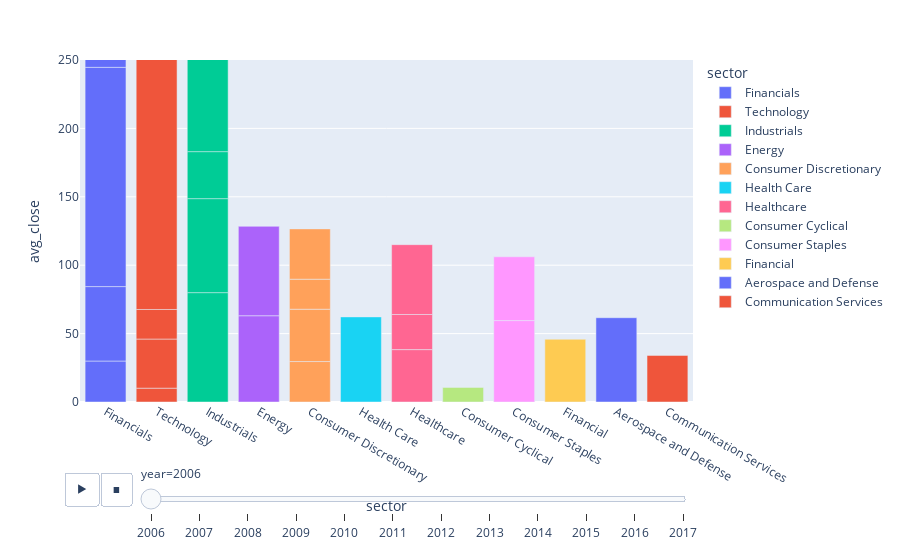

Notebook cell for this chart:
### Markdown cell above
## Stock data

### Code cell
import plotly.express as px
import pandas as pd

# https://www.kaggle.com/datasets/szrlee/stock-time-series-20050101-to-20171231

df_stocks = pd.read_csv('https://raw.githubusercontent.com/rebeccapeltz/data_repo/refs/heads/main/all_stocks_2006-01-01_to_2018-01-01.csv')
# df_stocks = pd.read_csv('https://raw.githubusercontent.com/rebeccapeltz/data_repo/refs/heads/main/all_stocks_2017-01-01_to_2018-01-01.csv')
df_stocks['Date'] = pd.to_datetime(df_stocks['Date'])
df_stocks['year'] = df_stocks['Date'].dt.year

# print(df_stocks.sample(10))
df_sectors = pd.read_csv('https://raw.githubusercontent.com/rebeccapeltz/data_repo/refs/heads/main/stocks_sector.csv')
# print(df_sectors.sample(31))
df_merged = pd.merge(df_stocks, df_sectors, left_on='Name', right_on='stock', how='left')
# print(df_merged.sample(10))

# df_grouped = df.groupby(['stock', 'sector', 'year'])[['price', 'volume']].mean().reset_index()

df_yearly = df_merged.groupby(['year','stock','sector'])[['Close', 'Volume','Open','High','Low']].mean().reset_index()

df_yearly.rename(columns={'Close': 'avg_close', 'Volume':'avg_volume', 'Open': 'avg_open','High': 'avg_high','Low':'avg_low'}, inplace=True)

print(df_yearly.sample(10))


fig = px.bar(df_yearly, x='sector', y='avg_close', color='sector',
  animation_frame="year", animation_group="stock", range_y=[0,250],
            hover_data=['stock'])
fig.update_layout(transition = {'duration': 2000})

fig.show()

### Figure 1 — Plotly figure (JSON) as saved in the notebook; plotly's stock layout.template omitted (floating-point values rounded to 4 significant figures)
{"data": [{"customdata": [["AABA"], ["AXP"], ["GS"], ["JPM"]], "hovertemplate": "sector=%{x}<br>year=2006<br>avg_close=%{y}<br>stock=%{customdata[0]}<extra></extra>", "ids": ["AABA", "AXP", "GS", "JPM"], "legendgroup": "Financials", "marker": {"color": "#636efa", "pattern": {"shape": ""}}, "name": "Financials", "orientation": "v", "showlegend": true, "textposition": "auto", "type": "bar", "x": ["Financials", "Financials", "Financials", "Financials"], "xaxis": "x", "y": [29.95, 54.41, 160.3, 43.93], "yaxis": "y"}, {"customdata": [["AAPL"], ["AMZN"], ["CSCO"], ["GOOGL"], ["IBM"], ["INTC"], ["MSFT"]], "hovertemplate": "sector=%{x}<br>year=2006<br>avg_close=%{y}<br>stock=%{customdata[0]}<extra></extra>", "ids": ["AAPL", "AMZN", "CSCO", "GOOGL", "IBM", "INTC", "MSFT"], "legendgroup": "Technology", "marker": {"color": "#EF553B", "pattern": {"shape": ""}}, "name": "Technology", "orientation": "v", "showlegend": true, "textposition": "auto", "type": "bar", "x": ["Technology", "Technology", "Technology", "Technology", "Technology", "Technology", "Technology"], "xaxis": "x", "y": [10.12, 35.91, 21.61, 205.8, 83.11, 19.96, 26.29], "yaxis": "y"}, {"customdata": [["BA"], ["CAT"], ["GE"], ["MMM"]], "hovertemplate": "sector=%{x}<br>year=2006<br>avg_close=%{y}<br>stock=%{customdata[0]}<extra></extra>", "ids": ["BA", "CAT", "GE", "MMM"], "legendgroup": "Industrials", "marker": {"color": "#00cc96", "pattern": {"shape": ""}}, "name": "Industrials", "orientation": "v", "showlegend": true, "textposition": "auto", "type": "bar", "x": ["Industrials", "Industrials", "Industrials", "Industrials"], "xaxis": "x", "y": [79.95, 68.71, 34.35, 76.91], "yaxis": "y"}, {"customdata": [["CVX"], ["XOM"]], "hovertemplate": "sector=%{x}<br>year=2006<br>avg_close=%{y}<br>stock=%{customdata[0]}<extra></extra>", "ids": ["CVX", "XOM"], "legendgroup": "Energy", "marker": {"color": "#ab63fa", "pattern": {"shape": ""}}, "name": "Energy", "orientation": "v", "showlegend": true, "textposition": "auto", "type": "bar", "x": ["Energy", "Energy"], "xaxis": "x", "y": [63.07, 65.35], "yaxis": "y"}, {"customdata": [["DIS"], ["HD"], ["KO"], ["MCD"]], "hovertemplate": "sector=%{x}<br>year=2006<br>avg_close=%{y}<br>stock=%{customdata[0]}<extra></extra>", "ids": ["DIS", "HD", "KO", "MCD"], "legendgroup": "Consumer Discretionary", "marker": {"color": "#FFA15A", "pattern": {"shape": ""}}, "name": "Consumer Discretionary", "orientation": "v", "showlegend": true, "textposition": "auto", "type": "bar", "x": ["Consumer Discretionary", "Consumer Discretionary", "Consumer Discretionary", "Consumer Discretionary"], "xaxis": "x", "y": [29.57, 38.26, 21.94, 36.79], "yaxis": "y"}, {"customdata": [["JNJ"]], "hovertemplate": "sector=%{x}<br>year=2006<br>avg_close=%{y}<br>stock=%{customdata[0]}<extra></extra>", "ids": ["JNJ"], "legendgroup": "Health Care", "marker": {"color": "#19d3f3", "pattern": {"shape": ""}}, "name": "Health Care", "orientation": "v", "showlegend": true, "textposition": "auto", "type": "bar", "x": ["Health Care"], "xaxis": "x", "y": [62.21], "yaxis": "y"}, {"customdata": [["MRK"], ["PFE"], ["UNH"]], "hovertemplate": "sector=%{x}<br>year=2006<br>avg_close=%{y}<br>stock=%{customdata[0]}<extra></extra>", "ids": ["MRK", "PFE", "UNH"], "legendgroup": "Healthcare", "marker": {"color": "#FF6692", "pattern": {"shape": ""}}, "name": "Healthcare", "orientation": "v", "showlegend": true, "textposition": "auto", "type": "bar", "x": ["Healthcare", "Healthcare", "Healthcare"], "xaxis": "x", "y": [38.29, 25.68, 51.03], "yaxis": "y"}, {"customdata": [["NKE"]], "hovertemplate": "sector=%{x}<br>year=2006<br>avg_close=%{y}<br>stock=%{customdata[0]}<extra></extra>", "ids": ["NKE"], "legendgroup": "Consumer Cyclical", "marker": {"color": "#B6E880", "pattern": {"shape": ""}}, "name": "Consumer Cyclical", "orientation": "v", "showlegend": true, "textposition": "auto", "type": "bar", "x": ["Consumer Cyclical"], "xaxis": "x", "y": [10.66], "yaxis": "y"}, {"customdata": [["PG"], ["WMT"]], "hovertemplate": "sector=%{x}<br>year=2006<br>avg_close=%{y}<br>stock=%{customdata[0]}<extra></extra>", "ids": ["PG", "WMT"], "legendgroup": "Consumer Staples", "marker": {"color": "#FF97FF", "pattern": {"shape": ""}}, "name": "Consumer Staples", "orientation": "v", "showlegend": true, "textposition": "auto", "type": "bar", "x": ["Consumer Staples", "Consumer Staples"], "xaxis": "x", "y": [59.52, 46.63], "yaxis": "y"}, {"customdata": [["TRV"]], "hovertemplate": "sector=%{x}<br>year=2006<br>avg_close=%{y}<br>stock=%{customdata[0]}<extra></extra>", "ids": ["TRV"], "legendgroup": "Financial", "marker": {"color": "#FECB52", "pattern": {"shape": ""}}, "name": "Financial", "orientation": "v", "showlegend": true, "textposition": "auto", "type": "bar", "x": ["Financial"], "xaxis": "x", "y": [45.87], "yaxis": "y"}, {"customdata": [["UTX"]], "hovertemplate": "sector=%{x}<br>year=2006<br>avg_close=%{y}<br>stock=%{customdata[0]}<extra></extra>", "ids": ["UTX"], "legendgroup": "Aerospace and Defense", "marker": {"color": "#636efa", "pattern": {"shape": ""}}, "name": "Aerospace and Defense", "orientation": "v", "showlegend": true, "textposition": "auto", "type": "bar", "x": ["Aerospace and Defense"], "xaxis": "x", "y": [61.62], "yaxis": "y"}, {"customdata": [["VZ"]], "hovertemplate": "sector=%{x}<br>year=2006<br>avg_close=%{y}<br>stock=%{customdata[0]}<extra></extra>", "ids": ["VZ"], "legendgroup": "Communication Services", "marker": {"color": "#EF553B", "pattern": {"shape": ""}}, "name": "Communication Services", "orientation": "v", "showlegend": true, "textposition": "auto", "type": "bar", "x": ["Communication Services"], "xaxis": "x", "y": [34.05], "yaxis": "y"}], "layout": {"barmode": "relative", "legend": {"title": {"text": "sector"}, "tracegroupgap": 0}, "margin": {"t": 60}, "sliders": [{"active": 0, "currentvalue": {"prefix": "year="}, "len": 0.9, "pad": {"b": 10, "t": 60}, "steps": [{"args": [["2006"], {"frame": {"duration": 0, "redraw": true}, "fromcurrent": true, "mode": "immediate", "transition": {"duration": 0, "easing": "linear"}}], "label": "2006", "method": "animate"}, {"args": [["2007"], {"frame": {"duration": 0, "redraw": true}, "fromcurrent": true, "mode": "immediate", "transition": {"duration": 0, "easing": "linear"}}], "label": "2007", "method": "animate"}, {"args": [["2008"], {"frame": {"duration": 0, "redraw": true}, "fromcurrent": true, "mode": "immediate", "transition": {"duration": 0, "easing": "linear"}}], "label": "2008", "method": "animate"}, {"args": [["2009"], {"frame": {"duration": 0, "redraw": true}, "fromcurrent": true, "mode": "immediate", "transition": {"duration": 0, "easing": "linear"}}], "label": "2009", "method": "animate"}, {"args": [["2010"], {"frame": {"duration": 0, "redraw": true}, "fromcurrent": true, "mode": "immediate", "transition": {"duration": 0, "easing": "linear"}}], "label": "2010", "method": "animate"}, {"args": [["2011"], {"frame": {"duration": 0, "redraw": true}, "fromcurrent": true, "mode": "immediate", "transition": {"duration": 0, "easing": "linear"}}], "label": "2011", "method": "animate"}, {"args": [["2012"], {"frame": {"duration": 0, "redraw": true}, "fromcurrent": true, "mode": "immediate", "transition": {"duration": 0, "easing": "linear"}}], "label": "2012", "method": "animate"}, {"args": [["2013"], {"frame": {"duration": 0, "redraw": true}, "fromcurrent": true, "mode": "immediate", "transition": {"duration": 0, "easing": "linear"}}], "label": "2013", "method": "animate"}, {"args": [["2014"], {"frame": {"duration": 0, "redraw": true}, "fromcurrent": true, "mode": "immediate", "transition": {"duration": 0, "easing": "linear"}}], "label": "2014", "method": "animate"}, {"args": [["2015"], {"frame": {"duration": 0, "redraw": true}, "fromcurrent": true, "mode": "immediate", "transition": {"duration": 0, "easing": "linear"}}], "label": "2015", "method": "animate"}, {"args": [["2016"], {"frame": {"duration": 0, "redraw": true}, "fromcurrent": true, "mode": "immediate", "transition": {"duration": 0, "easing": "linear"}}], "label": "2016", "method": "animate"}, {"args": [["2017"], {"frame": {"duration": 0, "redraw": true}, "fromcurrent": true, "mode": "immediate", "transition": {"duration": 0, "easing": "linear"}}], "label": "2017", "method": "animate"}], "x": 0.1, "xanchor": "left", "y": 0, "yanchor": "top"}], "transition": {"duration": 2000}, "updatemenus": [{"buttons": [{"args": [null, {"frame": {"duration": 500, "redraw": true}, "fromcurrent": true, "mode": "immediate", "transition": {"duration": 500, "easing": "linear"}}], "label": "&#9654;", "method": "animate"}, {"args": [[null], {"frame": {"duration": 0, "redraw": true}, "fromcurrent": true, "mode": "immediate", "transition": {"duration": 0, "easing": "linear"}}], "label": "&#9724;", "method": "animate"}], "direction": "left", "pad": {"r": 10, "t": 70}, "showactive": false, "type": "buttons", "x": 0.1, "xanchor": "right", "y": 0, "yanchor": "top"}], "xaxis": {"anchor": "y", "categoryarray": ["Financials", "Technology", "Industrials", "Energy", "Consumer Discretionary", "Health Care", "Healthcare", "Consumer Cyclical", "Consumer Staples", "Financial", "Aerospace and Defense", "Communication Services"], "categoryorder": "array", "domain": [0, 1], "title": {"text": "sector"}}, "yaxis": {"anchor": "x", "domain": [0, 1], "range": [0, 250], "title": {"text": "avg_close"}}}}
